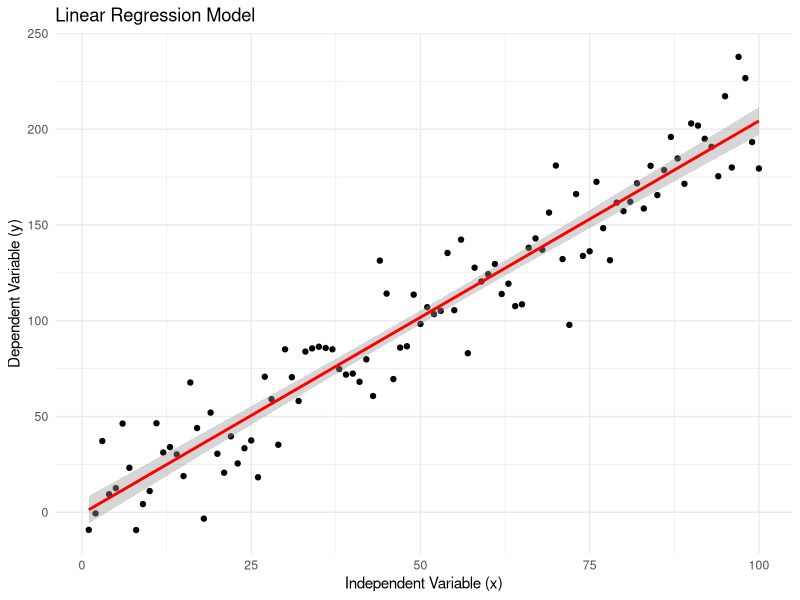

Write the R code that produced this figure.
library(ggplot2)

# Create a sample dataset
set.seed(123) # for reproducibility
x <- 1:100
y <- 2 * x +rnorm(100, mean = 0, sd = 20) # y =2x + noise
data <- data.frame(x = x, y = y)

# Split the data into training and testing sets.
# This allows for evaluation of the model's performance on unseen data.
train_index <- sample(1:nrow(data), 0.7 * nrow(data))
train_data <- data[train_index, ]
test_data <- data[-train_index, ]

# Train the linear regression model
model <- lm(y ~ x, data = train_data)

# Make predictions on the test data
predictions <- predict(model, newdata = test_data)

# Evaluate the model (e.g., using Mean Squared Error)
mse <- mean((test_data$y - predictions)^2)
print(paste("Mean Squared Error:", round(mse, 2)))

# Visualize the results to understand the model's fit.
ggplot(data, aes(x = x, y = y)) +
  geom_point() +
  geom_smooth(method = "lm", col = "red") +
  labs(title = "Linear Regression Model", x = "Independent Variable (x)", y = "Dependent Variable (y)") +
  theme_minimal()
